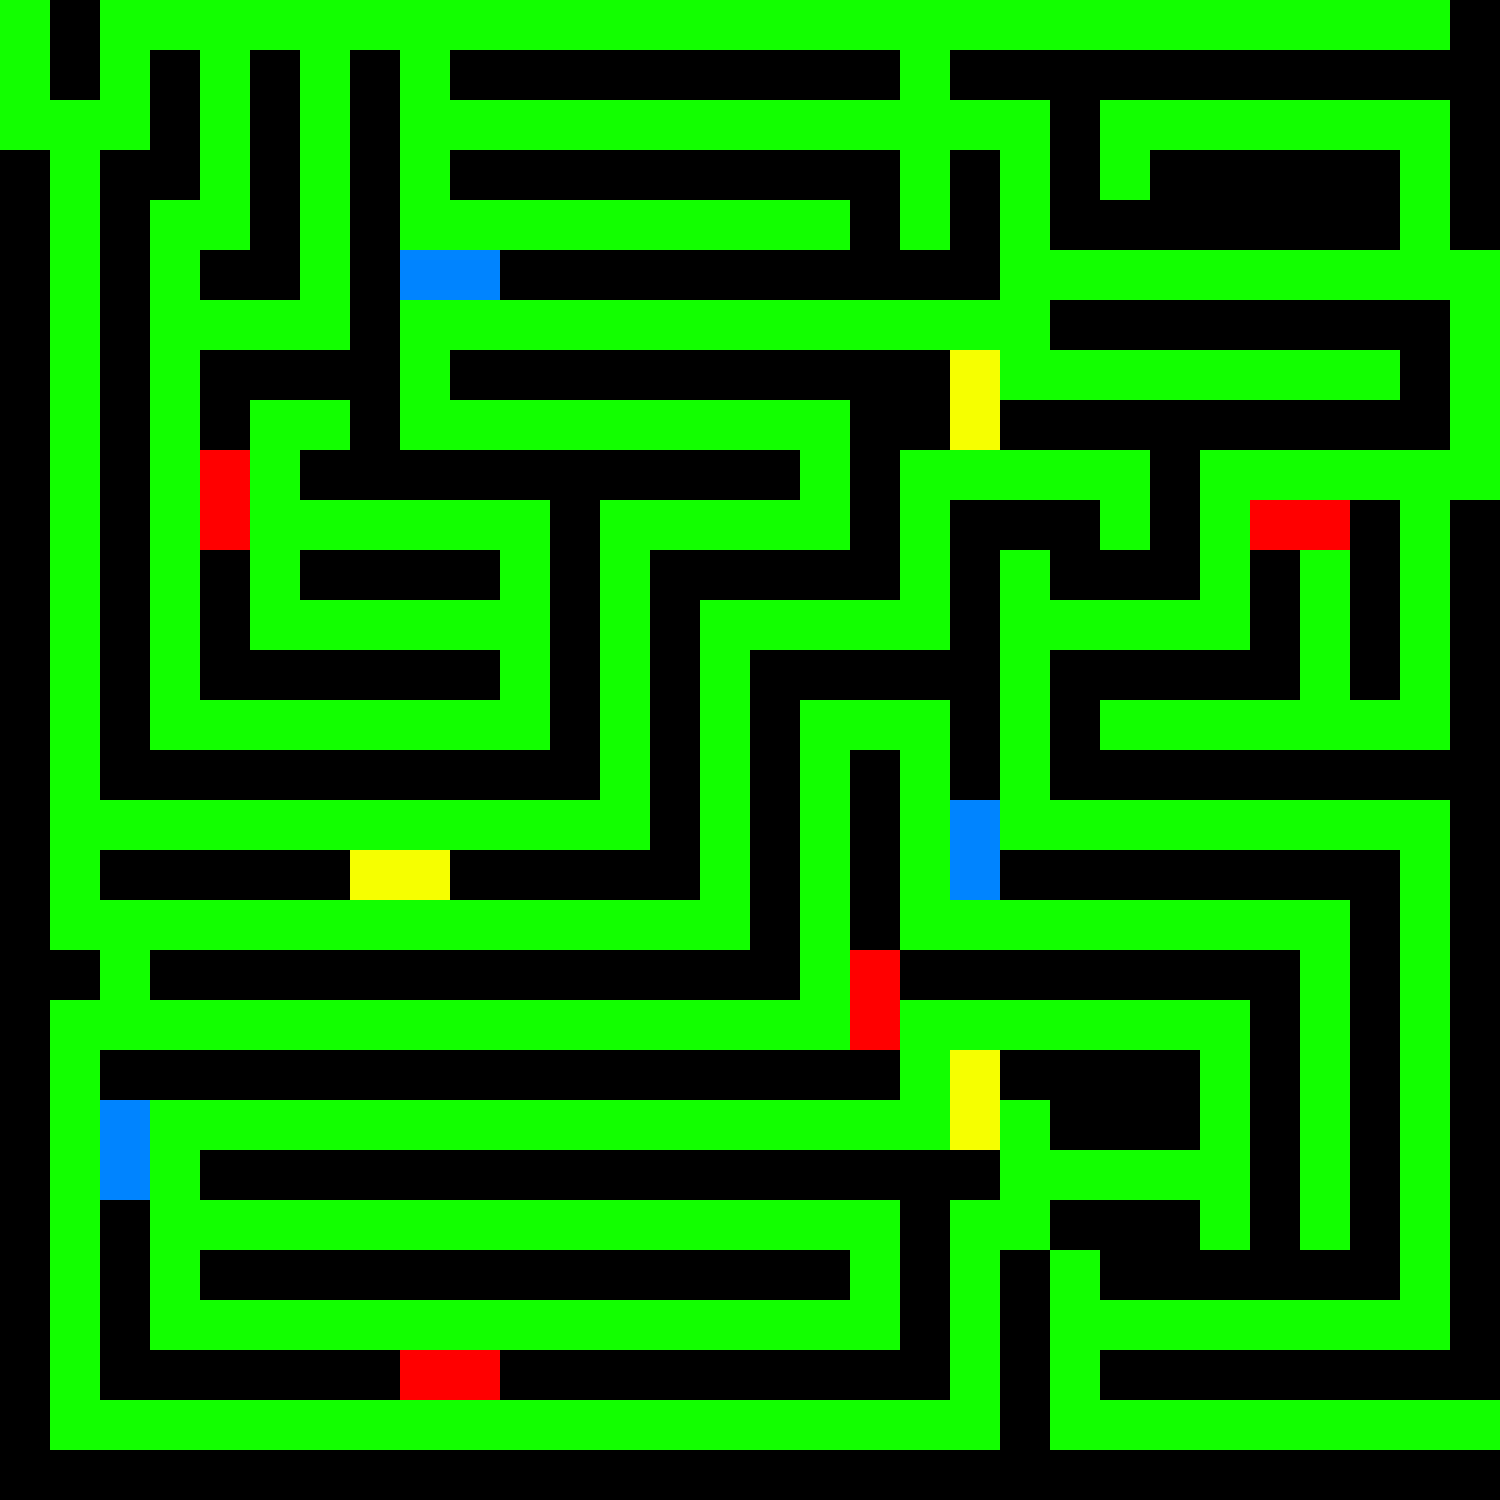

The image is a tile-based game level rendered from a .tmx file. Its description and complete source (layers, tilesets, objects, tile grids) follow:
An orthogonal 30x30 tile map with 50x50 px tiles, 1 tile layer (Tile Layer 1).

<map version="1.0" orientation="orthogonal" renderorder="right-down" width="30" height="30" tilewidth="50" tileheight="50" nextobjectid="1">
 <tileset firstgid="1" name="map" tilewidth="50" tileheight="50">
  <image source="./map.png" trans="ff00ff" width="200" height="200" />
 </tileset>
 <layer name="Tile Layer 1" width="30" height="30">
  <data encoding="csv">
7,1,7,7,7,7,7,7,7,7,7,7,7,7,7,7,2147483655,2147483655,2147483655,2147483655,2147483655,2147483655,2147483655,2147483655,2147483655,2147483655,2147483655,2147483655,2147483655,1,
7,1,7,1,2147483655,1,2147483655,1,2147483655,1,1,1,1,1,1,1,1,1,7,1,1,1,1,1,1,1,1,1,1,1,
7,7,7,1,2147483655,1,2147483655,1,2147483655,7,7,7,7,7,7,7,7,7,7,7,7,1,7,7,7,7,7,7,7,1,
1,7,1,1,2147483655,1,2147483655,1,2147483655,1,1,1,1,1,1,1,1,1,7,1,7,1,7,1,1,1,1,1,7,1,
1,7,1,2147483655,2147483655,1,2147483655,1,2147483655,2147483655,2147483655,2147483655,2147483655,2147483655,2147483655,2147483655,2147483655,1,7,1,7,1,1,1,1,1,1,1,7,1,
1,7,1,2147483655,1,1,2147483655,1,9,9,1,1,1,1,1,1,1,1,1,1,7,7,7,7,7,7,7,7,7,7,
1,7,1,2147483655,2147483655,2147483655,2147483655,1,7,7,7,7,7,7,7,7,7,7,7,7,7,1,1,1,1,1,1,1,1,7,
1,7,1,2147483655,1,1,1,1,7,1,1,1,1,1,1,1,1,1,1,4,7,7,7,7,7,7,7,7,1,7,
1,7,1,2147483655,1,7,7,1,7,7,7,7,7,7,7,7,7,1,1,4,1,1,1,1,1,1,1,1,1,7,
1,7,1,2147483655,3,7,1,1,1,1,1,1,1,1,1,1,7,1,7,7,7,7,7,1,7,7,7,7,7,7,
1,7,1,7,3,7,7,7,7,7,7,1,7,7,7,7,7,1,7,1,1,1,7,1,7,3,3,1,7,1,
1,7,1,7,1,7,1,1,1,1,7,1,2147483655,1,1,1,1,1,7,1,7,1,1,1,7,1,7,1,7,1,
1,7,1,7,1,7,7,7,7,7,7,1,2147483655,1,7,7,7,7,7,1,7,7,7,7,7,1,7,1,7,1,
1,7,1,7,1,1,1,1,1,1,7,1,2147483655,1,7,1,1,1,1,1,7,1,1,1,1,1,7,1,7,1,
1,7,1,7,7,7,7,7,7,7,7,1,2147483655,1,7,1,7,7,7,1,7,1,7,7,7,7,7,7,7,1,
1,7,1,1,1,1,1,1,1,1,1,1,2147483655,1,7,1,7,1,7,1,7,1,1,1,1,1,1,1,1,1,
1,7,7,7,7,7,7,7,2147483655,2147483655,2147483655,2147483655,2147483655,1,7,1,7,1,7,9,7,7,2147483655,2147483655,2147483655,2147483655,2147483655,2147483655,2147483655,1,
1,7,1,1,1,1,1,4,4,1,1,1,1,1,7,1,7,1,7,9,1,1,1,1,1,1,1,1,2147483655,1,
1,7,7,7,7,7,7,7,7,7,7,7,7,7,7,1,7,1,7,7,7,7,7,7,7,7,7,1,2147483655,1,
1,1,7,1,1,1,1,1,1,1,1,1,1,1,1,1,7,3,1,1,1,1,1,1,1,1,7,1,2147483655,1,
1,7,7,7,7,7,7,7,7,7,7,7,7,7,7,7,7,3,7,7,7,7,7,7,7,1,7,1,2147483655,1,
1,7,1,1,1,1,1,1,1,1,1,1,1,1,1,1,1,1,7,4,1,1,1,1,7,1,7,1,2147483655,1,
1,7,9,7,7,7,7,7,7,7,7,7,7,7,7,7,7,7,7,4,7,1,1,1,7,1,7,1,2147483655,1,
1,7,9,7,1,1,1,1,1,1,1,1,1,1,1,1,1,1,1,1,7,7,7,7,7,1,7,1,2147483655,1,
1,7,1,7,7,7,7,7,7,7,7,7,7,7,7,7,7,7,1,7,7,1,1,1,7,1,7,1,2147483655,1,
1,7,1,7,1,1,1,1,1,1,1,1,1,1,1,1,1,7,1,7,1,2147483655,1,1,1,1,1,1,2147483655,1,
1,7,1,7,7,7,7,7,7,7,7,7,7,7,7,7,7,7,1,7,1,2147483655,2147483655,2147483655,2147483655,2147483655,2147483655,2147483655,2147483655,1,
1,7,1,1,1,1,1,1,3,3,1,1,1,1,1,1,1,1,1,7,1,2147483655,1,1,1,1,1,1,1,1,
1,7,7,7,7,7,7,7,7,7,7,7,7,7,7,7,7,7,7,7,1,2147483655,2147483655,2147483655,2147483655,2147483655,2147483655,2147483655,2147483655,7,
1,1,1,1,1,1,1,1,1,1,1,1,1,1,1,1,1,1,1,1,1,1,1,1,1,1,1,1,1,1
</data>
 </layer>
</map>